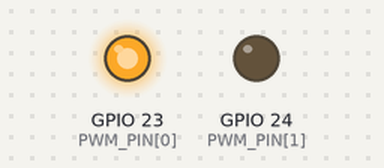
This program was run on a simulated Raspberry Pi (BCM pin numbers). Parts: output pins drawn as LEDs (lit = HIGH). At 0.0 s the program stops and its outputs stay as they are.

Above: at 0.1 s.
Timing chart, 0 to 1.5 s (numbered marks = the images above):
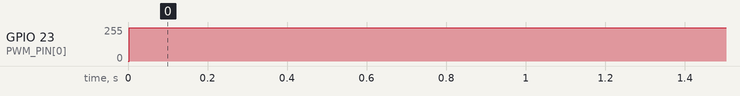

The program:

raspi_dash.py
```python
import pigpio

PWM_PIN = [23, 24]
FREQ = 100
RANGE = 255

pi = pigpio.pi()

for i in range(2):
    pi.set_mode(PWM_PIN[i], pigpio.OUTPUT)
    pi.set_PWM_frequency(PWM_PIN[i], FREQ)
    pi.set_PWM_range(PWM_PIN[i], RANGE)

pi.set_PWM_dutycycle(PWM_PIN[0], 250)
pi.set_PWM_dutycycle(PWM_PIN[1], 0)
```

Measured:
- by itself, GPIO 23 (PWM_PIN[0]): 0/255 → 250/255 at 0.00 s
